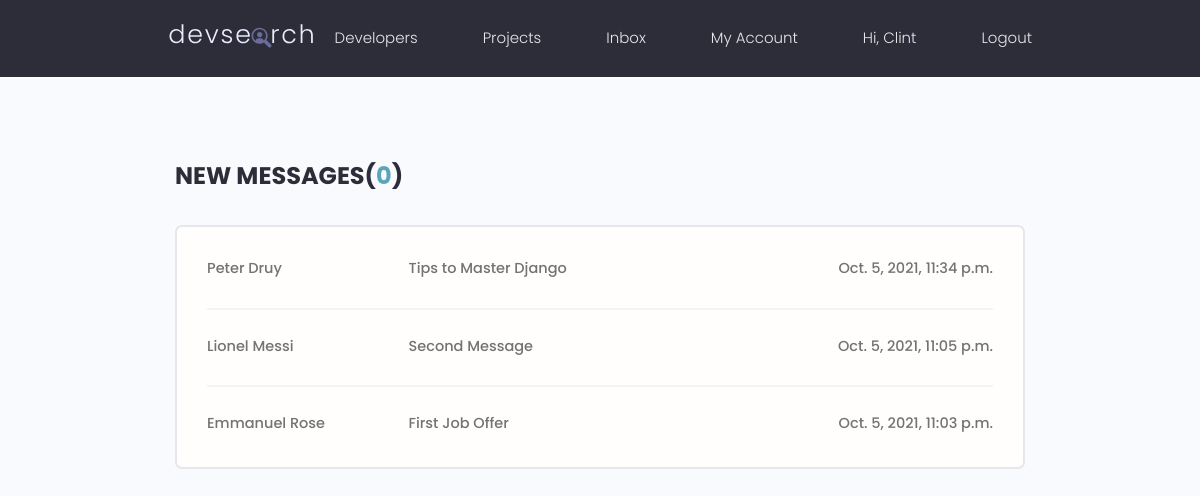
Page /inbox (signed in) on the committed database.
### user/models.py (models this page shows, shortened)
class Message(models.Model):
    sender = models.ForeignKey(Profile, on_delete=models.SET_NULL, null = True, blank=True)
    receiver = models.ForeignKey(Profile, on_delete=models.SET_NULL, null = True, blank=True, related_name = 'allmessages')
    name = models.CharField(max_length=2000)
    subject = models.CharField(max_length=200)
    email = models.EmailField()
    body = models.TextField()
    is_read = models.BooleanField(default=False)
    created = models.DateTimeField(auto_now_add = True)
    id = models.UUIDField(default = uuid.uuid4, editable = False, primary_key = True, unique = True)
    class Meta:
        ordering = ['-created']

### user/views.py (the view)
# urls.py: path('inbox', views.SentMessages, name = 'inbox'),
@login_required(login_url='signin')
def SentMessages(request):
    profile = request.user.profile
    requestedMessages = profile.allmessages.all()
    unreadMessagesCount = profile.allmessages.filter(is_read=False).count()
    context = {'requestedMessages': requestedMessages, 'unread': unreadMessagesCount}
    return render(request, 'user/inbox.html', context )

### user/templates/user/inbox.html
{% extends 'base.html' %}
{% block content %}
  <main class="inbox my-xl">
    <div class="content-box">
      <h3 class="inbox__title">New Messages(<span>{{unread}}</span>)</h3>
      <ul class="messages">
        {% for message in requestedMessages %}
        {% if message.is_read == False %}
        <li class="message message--unread">
          <a href=" {% url 'message' message.id %} ">
            <span class="message__author">{{message.name}}</span>
            <span class="message__subject">{{message.subject}}</span>
            <span class="message__date">{{message.created}}</span>
          </a>
        </li>
        {% else %}
        <li class="message">
        <a href="{% url 'message' message.id %}">
            <span class="message__author">{{message.name}}</span>
            <span class="message__subject">{{message.subject}}</span>
            <span class="message__date">{{message.created}}</span>
          </a>
        </li>
        {% endif %}
       {% endfor %}
      </ul>
    </div>
  </main>
{% endblock %}

### templates/navbar.html (shortened to what this page needs)
{% load static %}
<header class="header">
    <div class="container container--narrow">
      <a href="/" class="header__logo">
        <img src="{% static 'images/logo.svg' %}" alt="DevSearch Logo" />
      </a>
      <nav class="header__nav">
        <ul class="header__menu">
          <li class="header__menuItem"><a href="{% url 'profile' %}">Developers</a></li>
          <li class="header__menuItem"><a href="{% url 'index' %}">Projects</a></li>
          <li class="header__menuItem"><a href=" {% url 'inbox' %} ">Inbox</a></li>
          <li class="header__menuItem"><a href="{% url 'account' %}">My Account</a></li>
          {% if request.user.is_authenticated %}
          <li class="header__menuItem"><a href="#"> Hi, {{request.user.username}} </a></li>
          <li class="header__menuItem"><a href="{% url 'signout' %}">Logout</a></li>
          {% else %}
          <li class="header__menuItem"><a href="{% url 'signup' %}" class="btn btn--sub">Login/Sign Up</a></li>
          {% endif %}
        </ul>
      </nav>
    </div>
  </header>

### static/styles/app.css (style rules this page uses)
:root { --color-sub: #2d2d39; }
img { width: 100%; }
.content-box { width: 95%; max-width: 85rem; margin: 0 auto; }
.header { position: sticky; z-index: 111; background-color: var(--color-sub); padding: 1.5rem 0; }
.header > .container { display: flex; justify-content: space-between; align-items: center; }
.header__logo > img { height: 3.8rem; }
.header__nav > ul { display: inline-flex; align-items: center; list-style: none; gap: 6.5rem; }
.header__menuItem > a { color: var(--color-light); font-weight: 300; }
.inbox { height: 90vh; }
.inbox__title, .inbox__title span { font-size: 2.4rem; font-weight: 700; color: var(--color-sub); text-transform: uppercase; text-align: left; margin-bottom: 3rem; }
.inbox__title span { color: var(--color-main); }
.messages { list-style: none; background: var(--color-white); padding: 0.5rem 3rem; border: 2px solid var(--color-light); border-radius: 0.7rem; }
.message { padding: 2.5rem 0; }
.message > a span { font-size: 1.45rem; font-weight: 500; }
.message:not(:last-child) { border-bottom: 2px solid var(--color-white-light); }
.message > a { display: flex; gap: 1rem; }
.message__author, .message__date { flex-basis: 25%; }
.message__subject { flex-basis: 50%; }
.message__date { text-align: right; }

### static/uikit/styles/modules/_variables.css (style rules this page uses)
:root { --color-main: #5aa5b9; --color-main-light: #e6faff; --color-sub: #3f4156; --color-sub-light: #51546e; --color-sub-lighter: #ededfd; --color-text: #737373; --color-gray: #8b8b8b; --color-light: #e5e7eb; --color-light-gray: #767676; --color-bg: #f8fafd; --color-white: #fffefd; --color-white-light: #f3f3f3; --color-success: #359e64; --color-success-bg: #def8e8; --color-error: #fc4b0b; --color-error-bg: #fff2ee; --font-base: 'Poppins', arial, helvetica, 'Segoe UI', roboto, ubuntu, sans-serif; --font-monospace: 'Fira Code', 'Courier New', courier, monospace; --font-regular: 300; --font-medium: 500; --font-bold: 700; --generic-shadow: 1px 1px 5px #00000010; --generic-transition: all 0.3s ease-in-out; }

### static/uikit/styles/modules/_base.css (style rules this page uses)
* { margin: 0; padding: 0; box-sizing: border-box; text-rendering: optimizeLegibility; color: inherit; font-size: inherit; }
html { font-size: 50%; }
@media only screen and (min-width: 480px) { html { font-size: 56.25%; } }
@media only screen and (min-width: 1200px) { html { font-size: 62.5%; } }
body { line-height: 1.6; font-weight: 400; font-size: 1.5rem; color: var(--color-text); background-color: var(--color-bg); min-height: 100vh; }

### static/uikit/styles/modules/_typography.css (style rules this page uses)
* { font-family: var(--font-base); }
h3 { font-size: 3.2rem; font-weight: var(--font-medium); }
p, span, strong { font-size: 1.6rem; color: var(--color-text); font-weight: var(--font-regular); }
a { padding-bottom: 2px; text-decoration: none; display: inline-block; color: var(--color-main); font-weight: var(--font-medium); }

### static/uikit/styles/modules/_utilities.css (style rules this page uses)
.container { width: 92%; max-width: 165rem; margin: 0 auto; box-sizing: border-box; }
.container--narrow { width: 92%; max-width: 120rem; }
@media screen and (min-width: 1000px) { .container { width: 90%; } }
@media screen and (min-width: 1000px) { .container--narrow { width: 85%; } }
@media screen and (min-width: 1200px) { .container { width: 80%; } }
@media screen and (min-width: 1200px) { .container--narrow { width: 72%; } }
.my-xl { margin: 8rem auto; }

### rows in the picture
Message: name "Peter Druy", subject "Tips to Master Django", created "Oct. 5, 2021, 11:34 p.m."
Message: name "Lionel Messi", subject "Second Message", created "Oct. 5, 2021, 11:05 p.m."
Message: name "Emmanuel Rose", subject "First Job Offer", created "Oct. 5, 2021, 11:03 p.m."

### other values in the picture
{{ request.user.username }} "Clint"
{{ unread }} "0"
